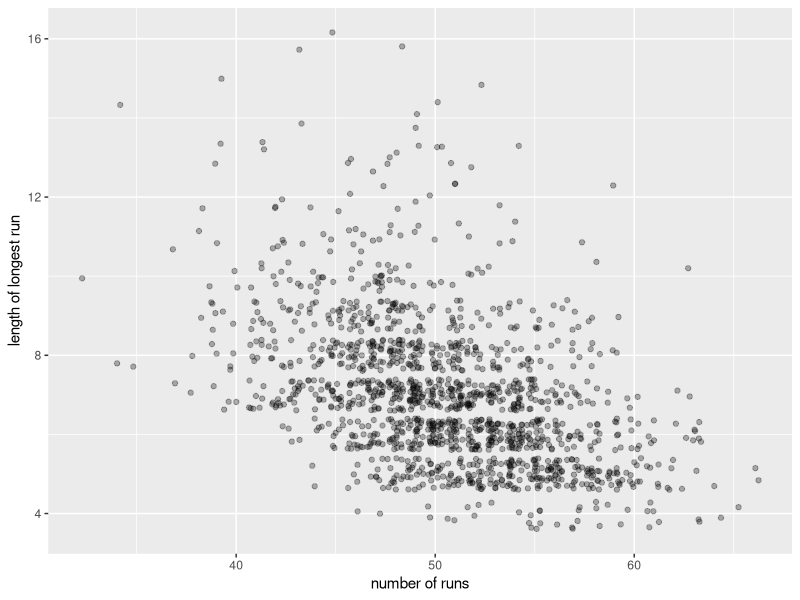
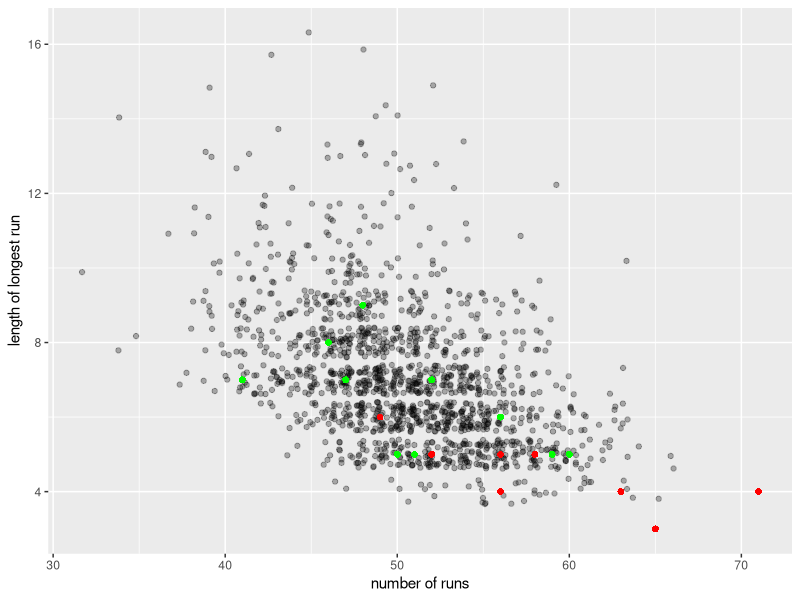

Reproduce these figures in R, in order.
## ---- chunk 1
##| eval: false
library(tidyverse)
coin = c(0,1)
### simulate sequences and compute (number of runs, length of longest run) for each.
flips = replicate(1500,{
  x<-sample(coin, 100, replace = TRUE)
  result = c(longest_run = max(rle(x)$lengths),
             n_switches = sum(diff(x) != 0))
})

## ---- chunk 2
##| eval: false
### plotting the simulated probability distribution
ggplot(data.frame(t(flips)), aes(x=n_switches + 1, y = longest_run)) + 
  geom_jitter(alpha =0.3) + 
  xlab("number of runs") +
  ylab("length of longest run")
## ---- chunk 3
##| eval: false
### adding points
### annotating with their values 
### green for real and red for fake
ggplot(data.frame(t(flips)), aes(x=n_switches + 1, y = longest_run)) + 
  geom_jitter(alpha =0.3) + 
  xlab("number of runs") +
  ylab("length of longest run") + 
  geom_point(aes(x=56, y = 6), color = "green", pch = 16, size = 2) +
  geom_point(aes(x=56, y = 5), color = "red", pch = 16, size = 2) +
  geom_point(aes(x=59, y = 5), color = "green", pch = 16, size = 2) +
  geom_point(aes(x=71, y = 4), color = "red", pch = 16, size = 2) +
  geom_point(aes(x=41, y = 7), color = "green", pch = 16, size = 2) +
  geom_point(aes(x=48, y = 9), color = "red", pch = 16, size = 2) +
  geom_point(aes(x=52, y = 7), color = "green", pch = 16, size = 2) +
  geom_point(aes(x=47, y = 7), color = "green", pch = 16, size = 2) +
  geom_point(aes(x=56, y = 4), color = "red", pch = 16, size = 2) +
  geom_point(aes(x=49, y = 6), color = "red", pch = 16, size = 2) +
  geom_point(aes(x=48, y = 9), color = "green", pch = 16, size = 2) +
  geom_point(aes(x=65, y = 3), color = "red", pch = 16, size = 2) +
  geom_point(aes(x=52, y = 5), color = "red", pch = 16, size = 2) +
  geom_point(aes(x=51, y = 5), color = "green", pch = 16, size = 2) +
  geom_point(aes(x=63, y = 4), color = "red", pch = 16, size = 2) +
  geom_point(aes(x=58, y = 5), color = "red", pch = 16, size = 2) +
  geom_point(aes(x=60, y = 5), color = "green", pch = 16, size = 2) +
  geom_point(aes(x=46, y = 8), color = "green", pch = 16, size = 2) +
  geom_point(aes(x=50, y = 5), color = "green", pch = 16, size = 2)
